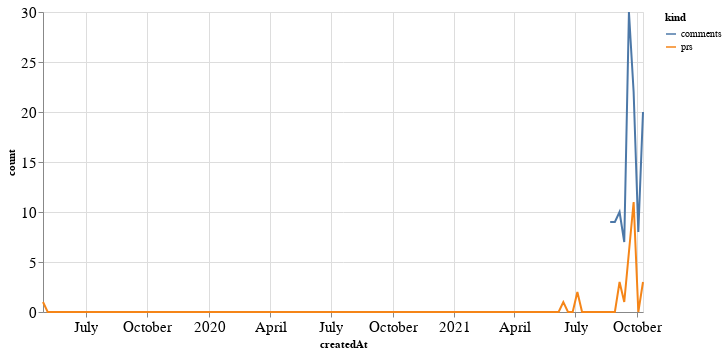

Notebook code for this chart:
### Code cell
alt.Chart(total_time, width=600).mark_line().encode(
    x='createdAt',
    y='count',
    color='kind'
)

### Figure 1 — Vega-Lite specification as saved in the notebook (floating-point values rounded to 4 significant figures; data arrays with more than 128 entries replaced by an {"elided": "..."} marker saying what was removed)
{"config": {"axisLeft": {"labelFontSize": 15}, "axisBottom": {"labelFontSize": 15}}, "data": {"name": "data-43529d89cb7b63f65c38f3954af22999"}, "mark": "line", "encoding": {"color": {"type": "nominal", "field": "kind"}, "x": {"type": "temporal", "field": "createdAt"}, "y": {"type": "quantitative", "field": "count"}}, "width": 600, "$schema": "https://vega.github.io/schema/vega-lite/v4.8.1.json", "datasets": {"data-43529d89cb7b63f65c38f3954af22999": {"elided": "258 records"}}}
